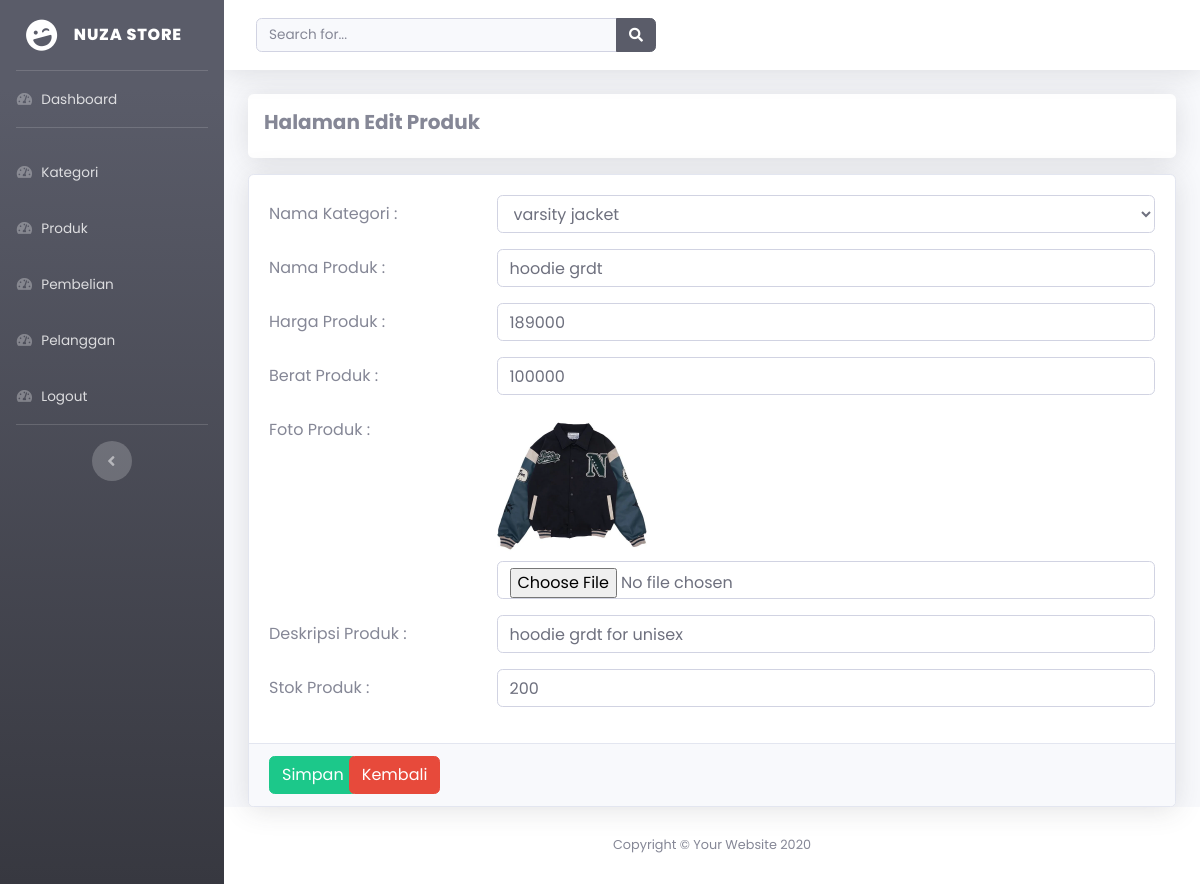
Page /admin/index.php?halaman=edit_produk&id=29 (signed in) on the committed database.
### tables this page shows
CREATE TABLE `produk` (
  `id_produk` int(11) NOT NULL,
  `id_kategori` int(11) NOT NULL,
  `nama_produk` varchar(100) NOT NULL,
  `harga_produk` int(11) NOT NULL,
  `berat_produk` int(11) NOT NULL,
  `foto_produk` varchar(255) NOT NULL,
  `deskripsi_produk` text NOT NULL,
  `stok_produk` int(11) NOT NULL
);

CREATE TABLE `kategori` (
  `id_kategori` int(11) NOT NULL,
  `nama_kategori` varchar(100) NOT NULL,
  `foto_kategori` varchar(255) NOT NULL
);

### admin/edit/edit_produk.php (the view, shortened to what this page needs)
<div class="shadow p-3 mb-3 bg-white rounded">
    <h5><b>Halaman Edit Produk</b></h5>
</div>
<?php
$id_produk = $_GET['id'];
$kategori = array();
$ambil = $koneksi->query("SELECT * FROM kategori");
while($pecah = $ambil->fetch_assoc()) {
    $kategori[] = $pecah;
}
$ambil_produk = $koneksi->query("SELECT * FROM produk WHERE id_produk='$id_produk'");
$edit_produk = $ambil_produk->fetch_assoc();
?>
<form action="" method="post" enctype="multipart/form-data">
    <div class="card shadow bg-white">
        <div class="card-body">
            <div class="form-group row">
                <label for="id_kategori" class="col-sm-3 col-form-label">Nama Kategori :</label>
                <div class="col-sm-9">
                    <select name="id_kategori" class="form-control" id="id_kategori">
                        <?php foreach ($kategori as $value) : ?>
                            <option value="<?= $value['id_kategori']; ?>" <?php if ($value['id_kategori'] == $edit_produk['id_kategori']) echo "selected"; ?>>
                                <?= $value['nama_kategori']; ?>
                            </option>
                        <?php endforeach; ?>
                    </select>
                </div>
            </div>
            <div class="form-group row">
                <label for="nama" class="col-sm-3 col-form-label">Nama Produk :</label>
                <div class="col-sm-9">
                    <input type="text" name="nama" class="form-control" value="<?= $edit_produk['nama_produk']; ?>">
                </div>
            </div>
            <div class="form-group row">
                <label for="harga" class="col-sm-3 col-form-label">Harga Produk :</label>
                <div class="col-sm-9">
                    <input type="text" name="harga" class="form-control" value="<?= $edit_produk['harga_produk']; ?>">
                </div>
            </div>
            <div class="form-group row">
                <label for="berat" class="col-sm-3 col-form-label">Berat Produk :</label>
                <div class="col-sm-9">
                    <input type="text" name="berat" class="form-control" value="<?= $edit_produk['berat_produk']; ?>">
                </div>
            </div>
            <div class="form-group row">
                <label for="foto" class="col-sm-3 col-form-label">Foto Produk :</label>
                <div class="col-sm-9">
                    <img src="../assets/foto_produk/<?= $edit_produk['foto_produk'] ?>" width="150">
                    <input type="file" name="foto" class="form-control">
                </div>
            </div>
            <div class="form-group row">
                <label for="deskripsi" class="col-sm-3 col-form-label">Deskripsi Produk :</label>
                <div class="col-sm-9">
                    <input type="text" name="deskripsi" class="form-control" value="<?= $edit_produk['deskripsi_produk']; ?>">
                </div>
            </div>
            <div class="form-group row">
                <label for="stok" class="col-sm-3 col-form-label">Stok Produk :</label>
                <div class="col-sm-9">
                    <input type="text" name="stok" class="form-control" value="<?= $edit_produk['stok_produk']; ?>">
                </div>
            </div>
        </div>
        <div class="card-footer">
            <div class="row">
                <div class="col-md-1">
                    <button name="simpan" class="btn btn-success">Simpan</button>
                </div>
                <div class="col-md-11">
                    <a href="index.php?halaman=produk" class="btn btn-danger ml-1">Kembali</a>
                </div>
            </div>
        </div>
    </div>
</form>

### admin/index.php (style rules this page uses)
html { scroll-behavior: smooth; }
* { margin: 0; padding: 0; box-sizing: border-box; list-style: none; text-decoration: none; font-family: 'Poppins', sans-serif; }

### rows in the picture
produk: id_kategori "varsity jacket", nama "hoodie grdt", harga "189000", berat "100000", foto_produk (picture), deskripsi "hoodie grdt for unisex", stok "200"
